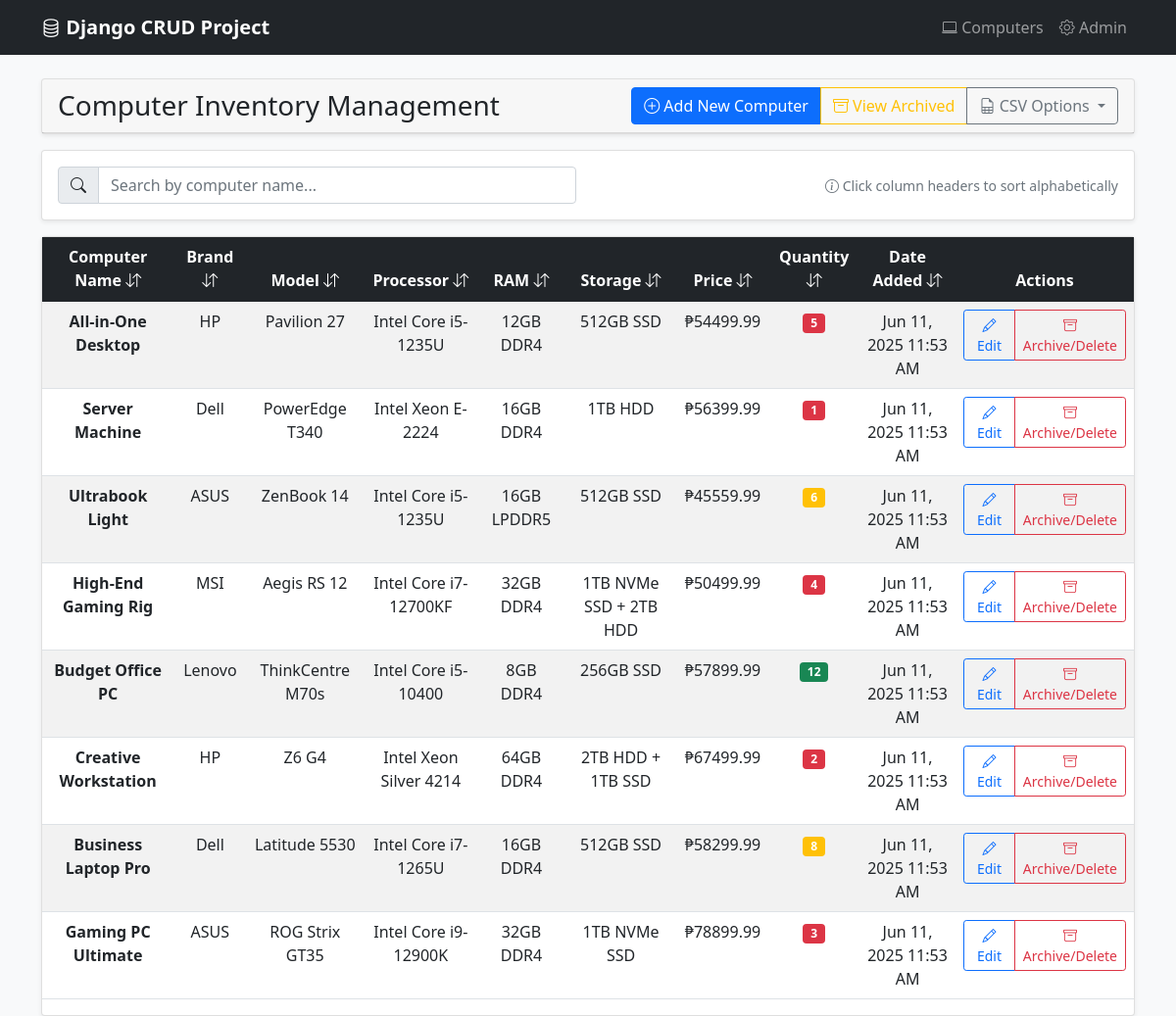
The page /computers/ on the database its author committed.
### computerstockapp/models.py (models this page shows, shortened)
class ComputerStock(models.Model):
    computer_name = models.CharField(max_length=100)
    brand = models.CharField(max_length=50)
    model = models.CharField(max_length=50)
    processor = models.CharField(max_length=100)
    ram = models.CharField(max_length=20)
    storage = models.CharField(max_length=50)
    price = models.DecimalField(max_digits=10, decimal_places=2)
    quantity = models.IntegerField()
    is_archived = models.BooleanField(default=False)
    date_added = models.DateTimeField(auto_now_add=True)
    date_modified = models.DateTimeField(auto_now=True)
    class Meta:
        ordering = ['-date_added']

### computerstockapp/views.py (the view)
# urls.py: path('', views.computer_list, name='computer_list'),
def computer_list(request):
    show_archived = request.GET.get('show_archived', False)
    if show_archived:
        computers = ComputerStock.objects.all()
    else:
        computers = ComputerStock.objects.filter(is_archived=False)
    context = {
        'computers': computers,
        'show_archived': show_archived
    }
    return render(request, 'computerstockapp/computer_list.html', context)

### computerstockapp/templates/computerstockapp/computer_list.html (shortened to what this page needs)
{% extends 'base.html' %}
{% load static %}
{% load tz %}
{% block content %}
<div class="container mt-4">
    <div class="row">
        <div class="col-12">
            <div class="card">
                <div class="card-header d-flex justify-content-between align-items-center">
                    <h3 class="mb-0">Computer Inventory Management</h3>
                    <div class="btn-group" role="group">
                        <a href="{% url 'add_computer' %}" class="btn btn-primary">
                            <i class="bi bi-plus-circle"></i> Add New Computer
                        </a>
                        <a href="{% url 'archived_computers' %}" class="btn btn-outline-warning">
                            <i class="bi bi-archive"></i> View Archived
                        </a>
                        <div class="btn-group" role="group">
                            <button type="button" class="btn btn-outline-secondary dropdown-toggle" data-bs-toggle="dropdown">
                                <i class="bi bi-file-earmark-spreadsheet"></i> CSV Options
                            </button>
                        </div>
                    </div>
                </div>
            </div>
        </div>
    </div>
</div>
<div class="container mt-3">
    <div class="row">
        <div class="col-12">
            <div class="card">
                <div class="card-body">
                    <div class="row align-items-center">
                        <div class="col-md-6">
                            <div class="input-group">
                                <span class="input-group-text">
                                    <i class="bi bi-search"></i>
                                </span>
                                <input type="text" class="form-control" id="searchInput" placeholder="Search by computer name..." onkeyup="searchTable()">
                            </div>
                        </div>
                        <div class="col-md-6 text-end">
                            <small class="text-muted">
                                <i class="bi bi-info-circle"></i> Click column headers to sort alphabetically
                            </small>
                        </div>
                    </div>
                </div>
            </div>
        </div>
    </div>
</div>
<div class="container mt-3">
    <div class="row">
        <div class="col-12">
            <div class="card">
                    {% if computers %}                        <div class="table-responsive">
                            <table class="table table-striped table-hover" id="computerTable">
                                <thead class="table-dark text-center">
                                    <tr>
                                        <th class="sortable" onclick="sortTable(0)" style="cursor: pointer;">
                                            Computer Name <i class="bi bi-arrow-down-up"></i>
                                        </th>
                                        <th class="sortable" onclick="sortTable(1)" style="cursor: pointer;">
                                            Brand <i class="bi bi-arrow-down-up"></i>
                                        </th>
                                        <th class="sortable" onclick="sortTable(2)" style="cursor: pointer;">
                                            Model <i class="bi bi-arrow-down-up"></i>
                                        </th>
                                        <th class="sortable" onclick="sortTable(3)" style="cursor: pointer;">
                                            Processor <i class="bi bi-arrow-down-up"></i>
                                        </th>
                                        <th class="sortable" onclick="sortTable(4)" style="cursor: pointer;">
                                            RAM <i class="bi bi-arrow-down-up"></i>
                                        </th>
                                        <th class="sortable" onclick="sortTable(5)" style="cursor: pointer;">
                                            Storage <i class="bi bi-arrow-down-up"></i>
                                        </th>
                                        <th class="sortable" onclick="sortTable(6)" style="cursor: pointer;">
                                            Price <i class="bi bi-arrow-down-up"></i>
                                        </th>
                                        <th class="sortable" onclick="sortTable(7)" style="cursor: pointer;">
                                            Quantity <i class="bi bi-arrow-down-up"></i>
                                        </th>
                                        <th class="sortable" onclick="sortTable(8)" style="cursor: pointer;">
                                            Date Added <i class="bi bi-arrow-down-up"></i>
                                        </th>
                                        <th>Actions</th>
                                    </tr>
                                </thead>
                                <tbody class="text-center">
                                    {% for computer in computers %}
                                    <tr>
                                        <td><strong>{{ computer.computer_name }}</strong></td>
                                        <td>{{ computer.brand }}</td>
                                        <td>{{ computer.model }}</td>
                                        <td>{{ computer.processor }}</td>
                                        <td>{{ computer.ram }}</td>
                                        <td>{{ computer.storage }}</td>
                                        <td>₱{{ computer.price }}</td>
                                        <td>
                                            <span class="badge {% if computer.quantity > 10 %}bg-success{% elif computer.quantity > 5 %}bg-warning{% else %}bg-danger{% endif %}">
                                                {{ computer.quantity }}
                                            </span>
                                        </td>
                                        <td>{{ computer.date_added|localtime|date:"M d, Y g:i A" }}</td>                                        <td>
                                            <div class="btn-group" role="group">
                                                <a href="{% url 'edit_computer' computer.id %}" class="btn btn-sm btn-outline-primary" title="Edit computer details">
                                                    <i class="bi bi-pencil"></i> Edit
                                                </a>
                                                <a href="{% url 'delete_computer' computer.id %}" class="btn btn-sm btn-outline-danger" title="Archive or Delete computer">
                                                    <i class="bi bi-archive"></i> Archive/Delete
                                                </a>
                                            </div>
                                        </td>
                                    </tr>
                                    {% endfor %}
                                </tbody>
                            </table>
                        </div>
                    {% endif %}
                </div>
            </div>
        </div>
    </div>
{% endblock %}

### templates/base.html (style rules this page uses)
body { background-color: #f8f9fa; }
.card { box-shadow: 0 0.125rem 0.25rem rgba(0, 0, 0, 0.075); border: 1px solid rgba(0, 0, 0, 0.125); }

### rows shown on the page
ComputerStock: computer_name "All-in-One Desktop", brand "HP", model "Pavilion 27", processor "Intel Core i5-1235U", ram "12GB DDR4", storage "512GB SSD", price "54499.99", quantity "5", date_added "Jun 11, 2025 11:53 AM"
ComputerStock: computer_name "Server Machine", brand "Dell", model "PowerEdge T340", processor "Intel Xeon E-2224", ram "16GB DDR4", storage "1TB HDD", price "56399.99", quantity "1", date_added "Jun 11, 2025 11:53 AM"
ComputerStock: computer_name "Ultrabook Light", brand "ASUS", model "ZenBook 14", processor "Intel Core i5-1235U", ram "16GB LPDDR5", storage "512GB SSD", price "45559.99", quantity "6", date_added "Jun 11, 2025 11:53 AM"
ComputerStock: computer_name "High-End Gaming Rig", brand "MSI", model "Aegis RS 12", processor "Intel Core i7-12700KF", ram "32GB DDR4", storage "1TB NVMe SSD + 2TB HDD", price "50499.99", quantity "4", date_added "Jun 11, 2025 11:53 AM"
ComputerStock: computer_name "Budget Office PC", brand "Lenovo", model "ThinkCentre M70s", processor "Intel Core i5-10400", ram "8GB DDR4", storage "256GB SSD", price "57899.99", quantity "12", date_added "Jun 11, 2025 11:53 AM"
ComputerStock: computer_name "Creative Workstation", brand "HP", model "Z6 G4", processor "Intel Xeon Silver 4214", ram "64GB DDR4", storage "2TB HDD + 1TB SSD", price "67499.99", quantity "2", date_added "Jun 11, 2025 11:53 AM"
ComputerStock: computer_name "Business Laptop Pro", brand "Dell", model "Latitude 5530", processor "Intel Core i7-1265U", ram "16GB DDR4", storage "512GB SSD", price "58299.99", quantity "8", date_added "Jun 11, 2025 11:53 AM"
ComputerStock: computer_name "Gaming PC Ultimate", brand "ASUS", model "ROG Strix GT35", processor "Intel Core i9-12900K", ram "32GB DDR4", storage "1TB NVMe SSD", price "78899.99", quantity "3", date_added "Jun 11, 2025 11:53 AM"
